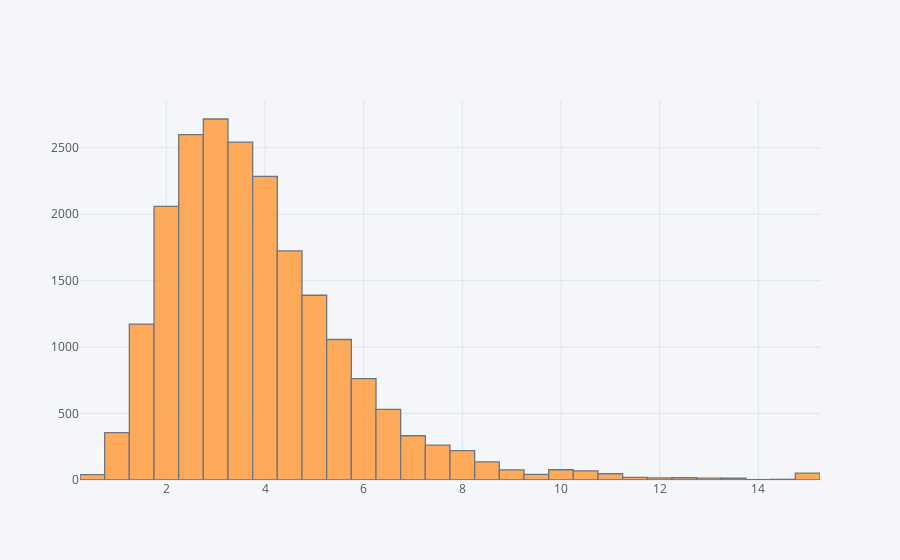

The notebook cell saved with this chart:
### Markdown cell above
# Part B: Data Pre-Processing

### Code cell
housing["median_income"].iplot(kind='hist', bins=50)

### Figure 1 — Plotly figure (JSON) as saved in the notebook; plotly's stock layout.template omitted (floating-point values rounded to 4 significant figures; data arrays with more than 128 entries replaced by an {"elided": "..."} marker saying what was removed)
{"data": [{"histfunc": "count", "histnorm": "", "marker": {"color": "rgba(255, 153, 51, 1.0)", "line": {"color": "#4D5663", "width": 1.3}}, "name": "median_income", "nbinsx": 50, "opacity": 0.8, "orientation": "v", "type": "histogram", "uid": "c0be8aa7-1c8d-4671-998c-e9c848afd3d4", "x": {"elided": "20640 float values"}}], "layout": {"barmode": "overlay", "legend": {"bgcolor": "#F5F6F9", "font": {"color": "#4D5663"}}, "paper_bgcolor": "#F5F6F9", "plot_bgcolor": "#F5F6F9", "title": {"font": {"color": "#4D5663"}}, "xaxis": {"gridcolor": "#E1E5ED", "showgrid": true, "tickfont": {"color": "#4D5663"}, "title": {"font": {"color": "#4D5663"}, "text": ""}, "zerolinecolor": "#E1E5ED"}, "yaxis": {"gridcolor": "#E1E5ED", "showgrid": true, "tickfont": {"color": "#4D5663"}, "title": {"font": {"color": "#4D5663"}, "text": ""}, "zerolinecolor": "#E1E5ED"}}}
